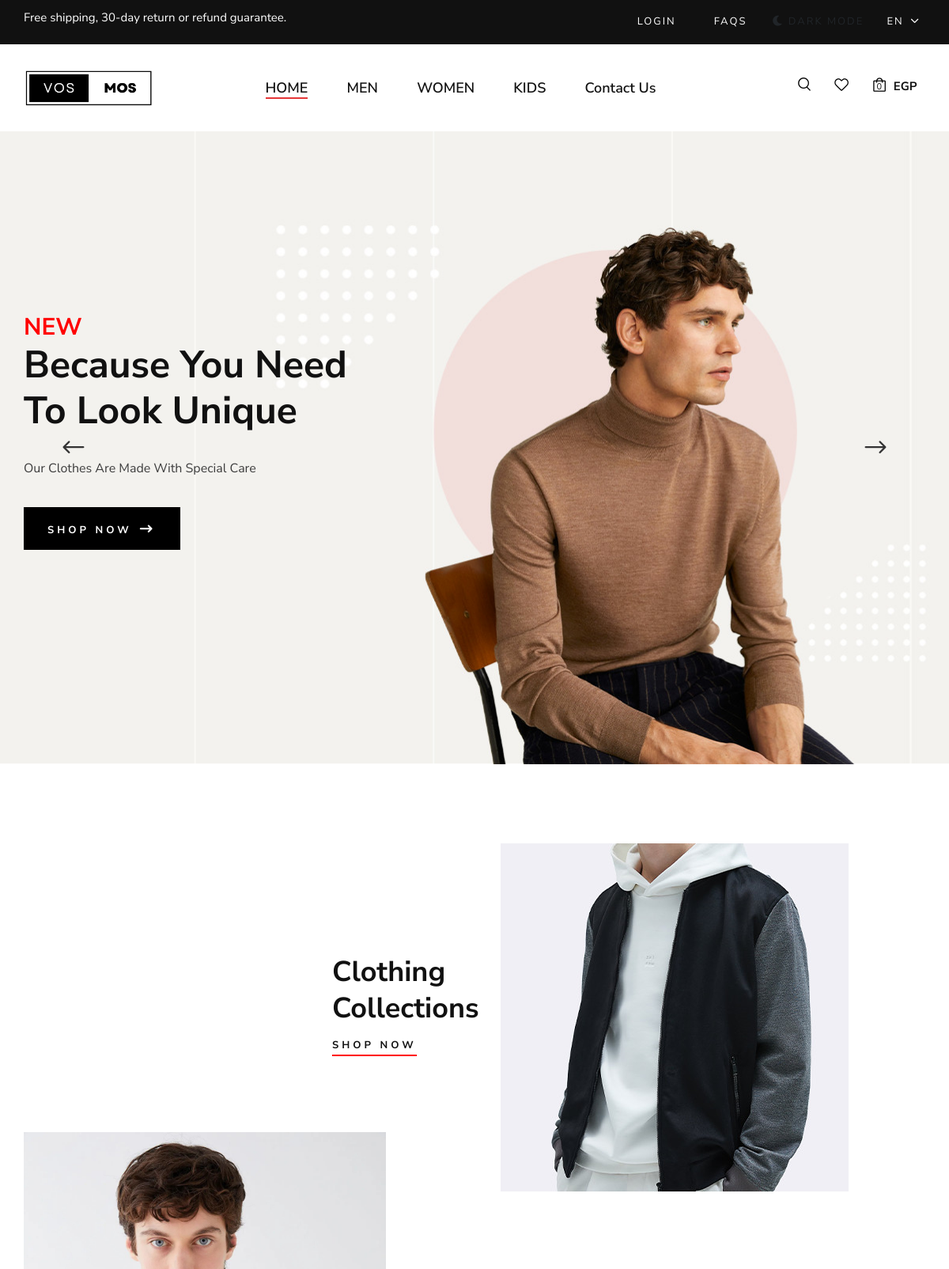
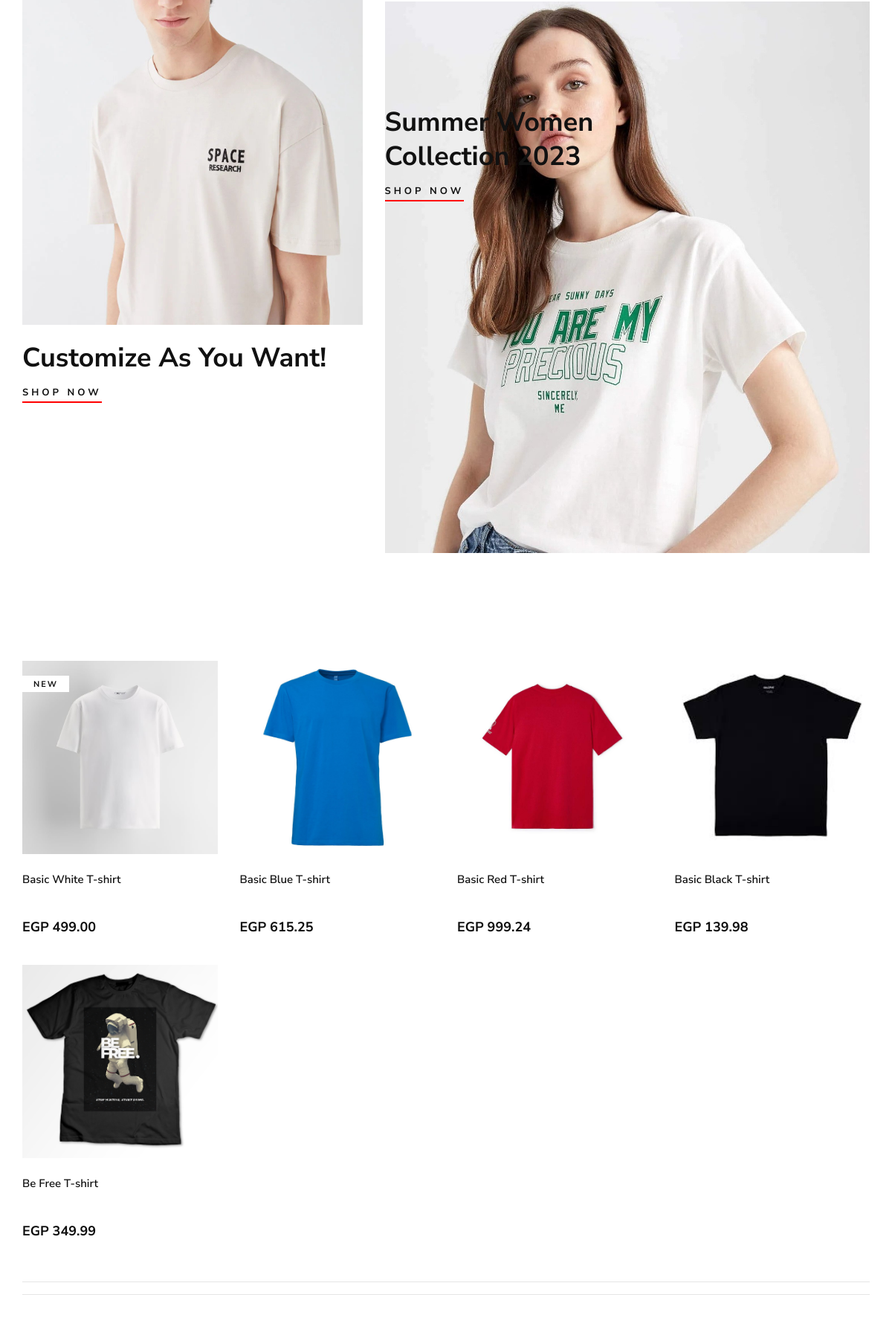
The page / (upper part) on the database its author committed (2 pictures, top to bottom).
### frontend/models.py (models this page shows, shortened)
class Product(models.Model):
    CATEGORY_CHOICES = (
        ('M', 'Men'),
        ('W', 'Women'),
        ('K', 'Kids'),
        ('A', 'Accessories'),
    )
    SUB_CATEGORY_CHOICES = (
    ('S', 'Shirt'),
    ('SW', 'Sport wear'),
    ('OW', 'Outwear')
    )
    LABEL_CHOICES = (
        ('NEW', 'primary'),
        ('BEST Seller', 'secondary'),
        ('N', '')
    )
    product_id = models.AutoField
    id = models.AutoField(primary_key=True, auto_created=True)
    product_name = models.CharField(max_length=50)
    category = models.CharField(choices=CATEGORY_CHOICES, max_length=2)
    label = models.CharField(choices=LABEL_CHOICES, max_length=11, default="")
    subcategory = models.CharField(choices= SUB_CATEGORY_CHOICES ,max_length=50, default="")
    price = models.FloatField(default=0)
    discount_price = models.FloatField(default=0)
    desc = models.CharField(max_length=300)
    pub_date = models.DateField()
    image = models.ImageField(upload_to="static/images", default="")
    material = models.CharField(max_length=50, default="Coton 100%")
    description = models.TextField(default="Description")
    def get_absolute_url(self):
        return f"/product_detail/{self.id}/"

### frontend/views.py (the view)
# urls.py: path('', views.index, name='index'),
def index(request):
    recently_viewed_product_ids = request.session.get('recently_viewed_products', [])
    recently_viewed_products = Product.objects.filter(id__in=recently_viewed_product_ids)
    products = Product.objects.all()
    return render(request, 'index.html', {
        'products': products,
        'recently_viewed_products': recently_viewed_products,
    })

### frontend/templates/index.html (shortened to what this page needs)
{% extends "layout.html" %}
{% load static %}
{% block body %}
 <section class="hero">
  <div class="hero__slider owl-carousel">
      <div class="hero__items set-bg" data-setbg="{% static 'frontend/img/hero/hero-1.jpg' %}">
          <div class="container">
              <div class="row">
                  <div class="col-xl-5 col-lg-7 col-md-8 col-12">
                    <div class="hero__text">
                      <h3 style="color: red; font-weight:700">NEW</h3>
                      <h2>Because You Need<br>To Look Unique</h2>
                      <p>Our Clothes Are Made With Special Care</p>
                      <a href="{% url 'show_products' %}" class="primary-btn">Shop now <span class="arrow_right"></span></a>
                  </div>
                  </div>
              </div>
          </div>
      </div>
  </div>
</section>
  <section class="banner spad">
      <div class="container">
          <div class="row">
              <div class="col-lg-7 offset-lg-4">
                  <div class="banner__item">
                      <div class="banner__item__pic">
                          <img src="{% static 'frontend/img/banner/banner-1.jpg' %}" alt="">
                      </div>
                      <div class="banner__item__text">
                          <h2>Clothing Collections</h2>
                          <a href="#">Shop now</a>
                      </div>
                  </div>
              </div>
              <div class="col-lg-5">
                  <div class="banner__item banner__item--middle">
                      <div class="banner__item__pic">
                          <img src="{% static 'frontend/img/banner/banner-2.jpg' %}" alt="">
                      </div>
                      <div class="banner__item__text">
                          <h2>Customize As You Want!</h2>
                          <a href="#">Shop now</a>
                      </div>
                  </div>
              </div>
              <div class="col-lg-7">
                  <div class="banner__item banner__item--last">
                      <div class="banner__item__pic">
                          <img src="{% static 'frontend/img/banner/banner-3.jpg' %}" alt="">
                      </div>
                      <div class="banner__item__text">
                          <h2>Summer Women Collection 2023</h2>
                          <a href="#">Shop now</a>
                      </div>
                  </div>
              </div>
          </div>
      </div>
  </section>
<section class="product spad">
    <div class="container">
        <div class="row">
            <div class="col-lg-12">
            </div>
        </div>
        <div class="row product__filter">
            {% for product in products %}
            <div class="col-lg-3 col-md-6 col-sm-6 col-6 mix new-arrivals">
                <div class="product__item">
                    <div class="product__item__pic set-bg" data-setbg="{{ product.image.url }}"
                        onclick="window.location.href='{{ product.get_absolute_url }}'">
                        {% if product.label != 'N' %}
                        <span class="label">{{ product.label }}</span>
                        {% endif %}
                    </div>
                    <div class="product__item__text">
                        <h6>{{ product.product_name }}</h6>
                        <div class="rating">
                            <i class="fa fa-star-o"></i>
                            <i class="fa fa-star-o"></i>
                            <i class="fa fa-star-o"></i>
                            <i class="fa fa-star-o"></i>
                            <i class="fa fa-star-o"></i>
                        </div>
                        <h5>EGP {{ product.price|floatformat:2 }}</h5>
                    </div>
                </div>
            </div>
            {% endfor %}
          </div>
          <hr />
          <hr />
      </div>
  </section>
  <br>
  <br>
{% endblock %}

### frontend/static/frontend/css/style.css (style rules this page uses)
html, body { height: 100%; font-family: "Nunito Sans", sans-serif; -webkit-font-smoothing: antialiased; }
h1, h2, h3, h4, h5, h6 { margin: 0; color: #111111; font-weight: 400; font-family: "Nunito Sans", sans-serif; }
h2 { font-size: 36px; }
h3 { font-size: 30px; }
h5 { font-size: 18px; }
h6 { font-size: 16px; }
p { font-size: 15px; font-family: "Nunito Sans", sans-serif; color: #3d3d3d; font-weight: 400; line-height: 25px; margin: 0 0 15px 0; }
img { max-width: 100%; }
.set-bg { background-repeat: no-repeat; background-size: cover; background-position: top center; }
.spad { padding-top: 100px; padding-bottom: 100px; }
.primary-btn { display: inline-block; font-size: 13px; font-weight: 700; text-transform: uppercase; padding: 14px 30px; color: #ffffff; background: #000000; letter-spacing: 4px; }
.hero__slider.owl-carousel .owl-item.active .hero__text h2 { top: 0; opacity: 1; }
.hero__slider.owl-carousel .owl-item.active .hero__text p { top: 0; opacity: 1; }
.hero__slider.owl-carousel .owl-item.active .hero__text .primary-btn { top: 0; opacity: 1; }
.hero__items { height: 800px; padding-top: 230px; }
.hero__text h2 { color: #111111; font-size: 48px; font-weight: 700; line-height: 58px; margin-bottom: 30px; position: relative; top: 100px; opacity: 0; -webkit-transition: all, 0.6s; -o-transition: all, 0.6s; transition: all, 0.6s; }
.hero__text p { font-size: 16px; line-height: 28px; margin-bottom: 35px; position: relative; top: 100px; opacity: 0; -webkit-transition: all, 0.9s; -o-transition: all, 0.9s; transition: all, 0.9s; }
.hero__text .primary-btn { position: relative; top: 100px; opacity: 0; -webkit-transition: all, 1.1s; -o-transition: all, 1.1s; transition: all, 1.1s; }
.hero__text .primary-btn span { font-size: 20px; position: relative; top: 4px; font-weight: 700; }
.banner__item { position: relative; overflow: hidden; }
.banner__item.banner__item--middle { margin-top: -75px; }
.banner__item.banner__item--middle .banner__item__pic { float: none; }
.banner__item.banner__item--middle .banner__item__text { position: relative; top: 0; left: 0; max-width: 100%; padding-top: 22px; }
.banner__item.banner__item--last { margin-top: 100px; }
.banner__item__pic { float: right; }
.banner__item__text { max-width: 300px; position: absolute; left: 0; top: 140px; }
.banner__item__text h2 { color: #111111; font-weight: 700; line-height: 46px; margin-bottom: 10px; }
.banner__item__text a { display: inline-block; color: #111111; font-size: 13px; font-weight: 700; letter-spacing: 4px; text-transform: uppercase; padding: 3px 0; position: relative; }
.banner__item__text a:after { position: absolute; left: 0; bottom: 0; width: 100%; height: 2px; background: #111111; content: ""; -webkit-transition: all, 0.3s; -o-transition: all, 0.3s; transition: all, 0.3s; }
.product { padding-top: 0; padding-bottom: 60px; }
.product__item { overflow: hidden; margin-bottom: 40px; }
.product__item__pic { height: 260px; position: relative; background-position: center center; }
.product__item__pic .label { color: #111111; font-size: 11px; font-weight: 700; letter-spacing: 2px; text-transform: uppercase; display: inline-block; padding: 4px 15px 2px; background: #ffffff; position: absolute; left: 0; top: 20px; }
.product__item__text { padding-top: 25px; position: relative; }
.product__item__text h6 { color: #111111; font-size: 15px; font-weight: 600; margin-bottom: 15px; -webkit-transition: all, 0.3s; -o-transition: all, 0.3s; transition: all, 0.3s; }
.product__item__text .rating { margin-bottom: 6px; }
.product__item__text .rating i { font-size: 14px; color: #b7b7b7; margin-right: -5px; }
.product__item__text h5 { color: #0d0d0d; font-weight: 700; }
@media only screen and (min-width: 1200px) { .container { max-width: 1170px; } }

### frontend/static/frontend/css/query.css (style rules this page uses)
.hero .hero__items { height: 100vh ; background-position: 60%; }
.banner .container .row .banner__item__text a::after { background: red; }

### rows shown on the page
Product: shows a picture, label "NEW", product_name "Basic White T-shirt", price "499.00"
Product: shows a picture, product_name "Basic Blue T-shirt", price "615.25"
Product: shows a picture, product_name "Basic Red T-shirt", price "999.24"
Product: shows a picture, product_name "Basic Black T-shirt", price "139.98"
Product: shows a picture, product_name "Be Free T-shirt", price "349.99"
